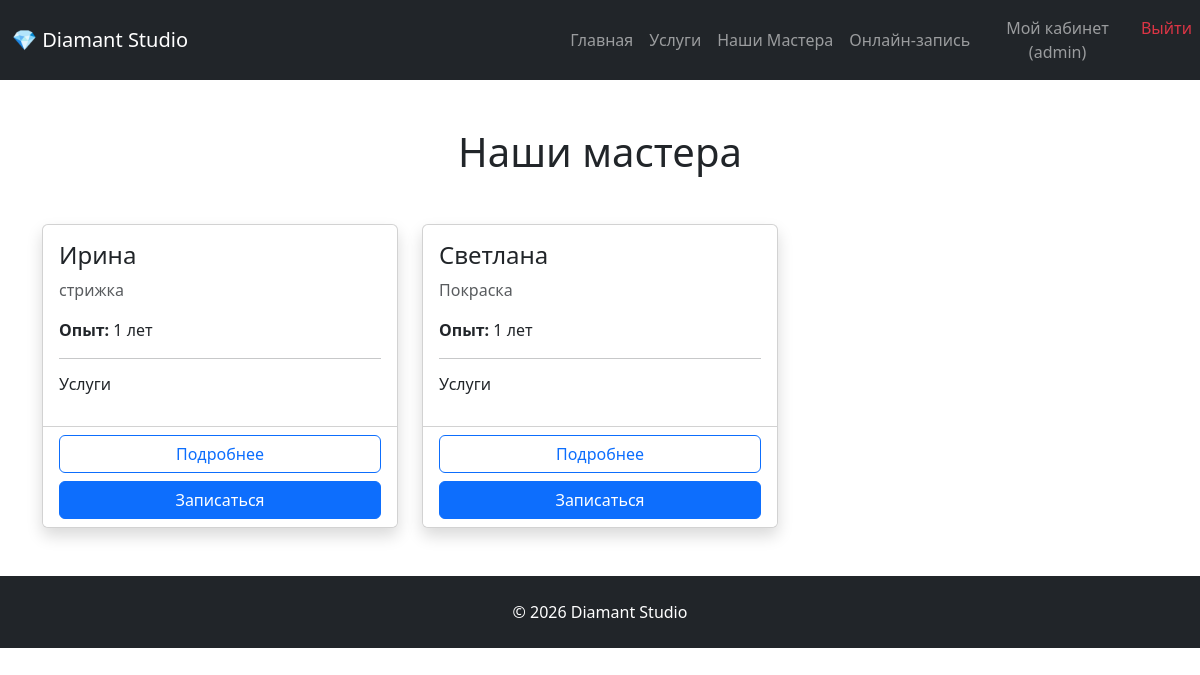
Before: /masters/ (signed in) with the older database file.
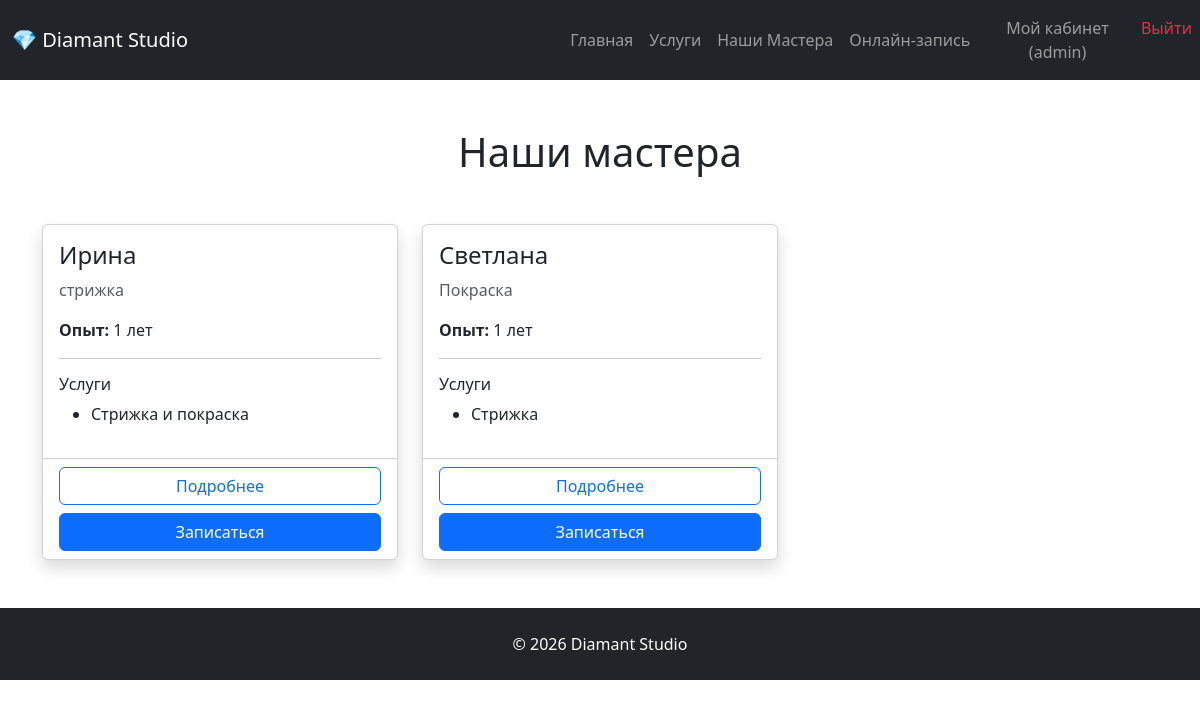
After: the same page with the newer database file.
### masters/models.py (models this page shows, shortened)
class Master(models.Model):
    class Meta:
        verbose_name = "Мастер"
        verbose_name_plural = "Мастера"
        ordering = ["name"]
    name = models.CharField(max_length=50)
    specialization = models.CharField(max_length=200)
    about = models.TextField()
    photo = models.ImageField(blank=True, null=True)
    is_active = models.BooleanField(default=True)
    services = models.ManyToManyField(
        "services.Service",
        related_name="masters",
        verbose_name="Услуги",
        blank=True,
    )
    work_start = models.TimeField(default="08:00")
    work_end = models.TimeField(default="20:00")
    experience = models.PositiveIntegerField(
        default=1,
        verbose_name="Опыт работы  (лет)"
    )

### services/models.py (models this page shows, shortened)
class Service(models.Model):
    class Meta:
        verbose_name = "Услуга"
        verbose_name_plural = "Услуги"
        ordering = ["name"]
    name = models.CharField(max_length=150)
    price = models.DecimalField(
        max_digits=10,
        decimal_places=2,
        validators=[MinValueValidator(Decimal('0.00'))]
        )
    duration = models.PositiveIntegerField()

### masters/views.py (the view)
# urls.py: path("", master_list, name="master_list"),
def master_list(request):
    masters = Master.objects.filter(
        is_active=True
    ).prefetch_related("services")
    return render(
        request,
            "masters/master_list.html",
        {
            "masters": masters,
        },
)

### templates/masters/master_list.html (shortened to what this page needs)
{% extends "base.html" %}
{% block content %}
<h1 class="text-center mb-5">
    Наши мастера
</h1>
<div class="row g-4">
{% for master in masters %}
<div class="col-md-6 col-lg-4">
<div class="card shadow h-100">
<div class="card-body">
<h4 class="card-title">
{{ master.name }}
</h4>
<p class="text-muted">
{{ master.specialization }}
</p>
<p>
<b>Опыт:</b>
{{ master.experience }} лет
</p>
<hr>
<h6>
Услуги
</h6>
<ul>
{% for service in master.services.all %}
<li>
{{ service.name }}
</li>
{% endfor %}
</ul>
</div>
<div class="card-footer bg-white">
<div class="d-grid gap-2">
<a
href="{% url 'master_detail' master.id %}"
class="btn btn-outline-primary">
Подробнее
</a>
<a
href="{% url 'appointment_create' %}?master={{ master.id }}"
class="btn btn-primary">
Записаться
</a>
</div>
</div>
</div>
</div>
{% endfor %}
</div>
{% endblock %}

Changed rows visible on the page:
changed Master "Ирина": gains Service (name "Стрижка и покраска")
changed Master "Светлана": gains Service (name "Стрижка")
